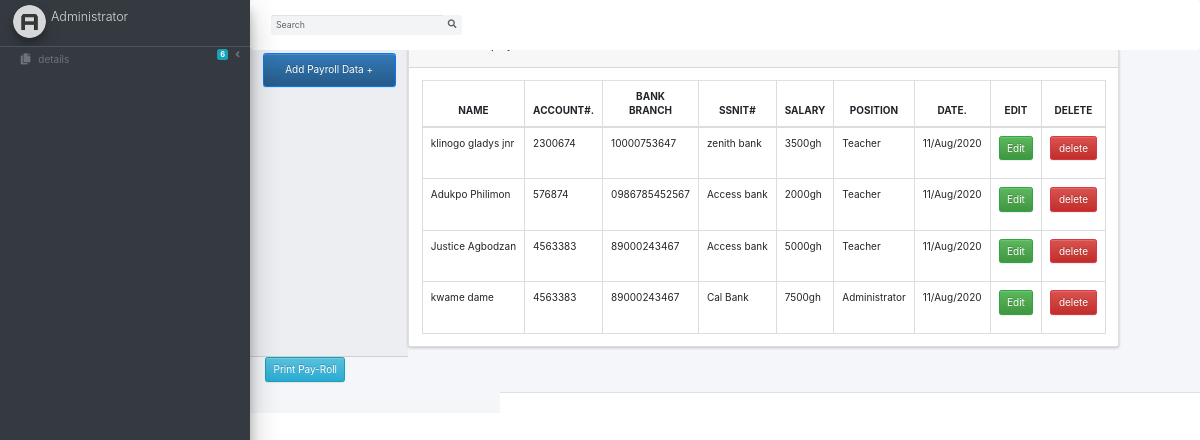
Page /payroll.php (signed in) on the committed database.
### tables this page shows
CREATE TABLE `payroll` (
  `id` int(50) NOT NULL,
  `name` varchar(150) NOT NULL,
  `ssnit` varchar(150) NOT NULL,
  `number` varchar(150) NOT NULL,
  `bank` varchar(100) NOT NULL,
  `salary` varchar(100) NOT NULL,
  `position` varchar(150) NOT NULL,
  `date` varchar(100) NOT NULL
);

### payroll.php (the view, shortened to what this page needs)
<?php
include("include/header.php");
include("include/navbar.php");
 ?>
  <div class="container">
    <div class="row">
      <div class="col-md-2 card-header header-elements-inline mt-4 mr-8 ">
        <button type="button" name="button" class="btn btn-primary btn-xs form-control" data-toggle="modal" data-target="#studentaddmodal">
            Add Payroll Data +
        </button>
      </div>
  </div>
      <div class="card">
            <div class="card-header header-elements-inline">
                <h5 class="card-title"> List Of All Employees</h5>
        </div>
         <div class="card-body">
                         <table class="table table-bordered" >
                             <thead>
                                 <tr>
                                     <th class="text-center">NAME</th>
                                     <th class="text-center">ACCOUNT#.</th>
                                     <th class="text-center">BANK<br /> BRANCH</th>
                                     <th class="text-center">SSNIT#</th>
                                     <th class="text-center">SALARY</th>
                                     <th class="text-center">POSITION</th>
                                     <th class="text-center">DATE.</th>
                                     <th class="text-center">EDIT</th>
                                     <th class="text-center">DELETE</th>
                                 </tr>
                             </thead>
                             <?php
                              include("include/connection.php");
                              $query = "SELECT *FROM `payroll`";
                              $query_run= mysqli_query($connection,$query);
                              ?>
                             <tbody>
                               <?php
                                if (mysqli_num_rows($query_run)>0)
                                 {
                                 while( $row=mysqli_fetch_assoc($query_run)) {
                                  ?>
                                  <tr>
                                    <td> <?php echo $row['name']; ?></td>
                                    <td> <?php echo $row['ssnit']; ?></td>
                                    <td> <?php echo $row['number']; ?></td>
                                    <td> <?php echo $row['bank']; ?></td>
                                    <td> <?php echo $row['salary']; ?></td>
                                    <td> <?php echo $row['position']; ?></td>
                                    <td> <?php echo $row['date']; ?></td>
                                    <td>
                                      <form class="form-group" action="editpayroll.php" method="post">
                                        <button type="submit" name="edit_btn" class="btn btn-success">Edit</button>
                                      </form>
                                    </td>
                                    <td>
                                      <form class="form-group" action="deletepayroll.php" method="post">
                                        <button type="submit" name="delete_btn" class="btn btn-danger" id="dlbtn">delete</button>
                                      </form>
                                    </td>
                                  </tr>
                                  <?php
                                 }
               }
                               ?>
                             </tbody>
                         </table>
         </div>
              </div>
          <div class="col-md-6">
            <form class="form-group" action="pdf.php" method="post">
              <button type="submit" name="pdf_btn" class="btn btn-info">Print Pay-Roll</button>
            </form>
          </div>
    </div>
    </div>
 <?php
 include("include/footer.php");
  ?>

### rows in the picture
payroll: name "klinogo gladys jnr", ssnit "2300674", number "10000753647", bank "zenith bank", salary "3500gh", position "Teacher", date "11/Aug/2020"
payroll: name "Adukpo Philimon", ssnit "576874", number "0986785452567", bank "Access bank", salary "2000gh", position "Teacher", date "11/Aug/2020"
payroll: name "Justice Agbodzan", ssnit "4563383", number "89000243467", bank "Access bank", salary "5000gh", position "Teacher", date "11/Aug/2020"
payroll: name "kwame dame", ssnit "4563383", number "89000243467", bank "Cal Bank", salary "7500gh", position "Administrator", date "11/Aug/2020"
